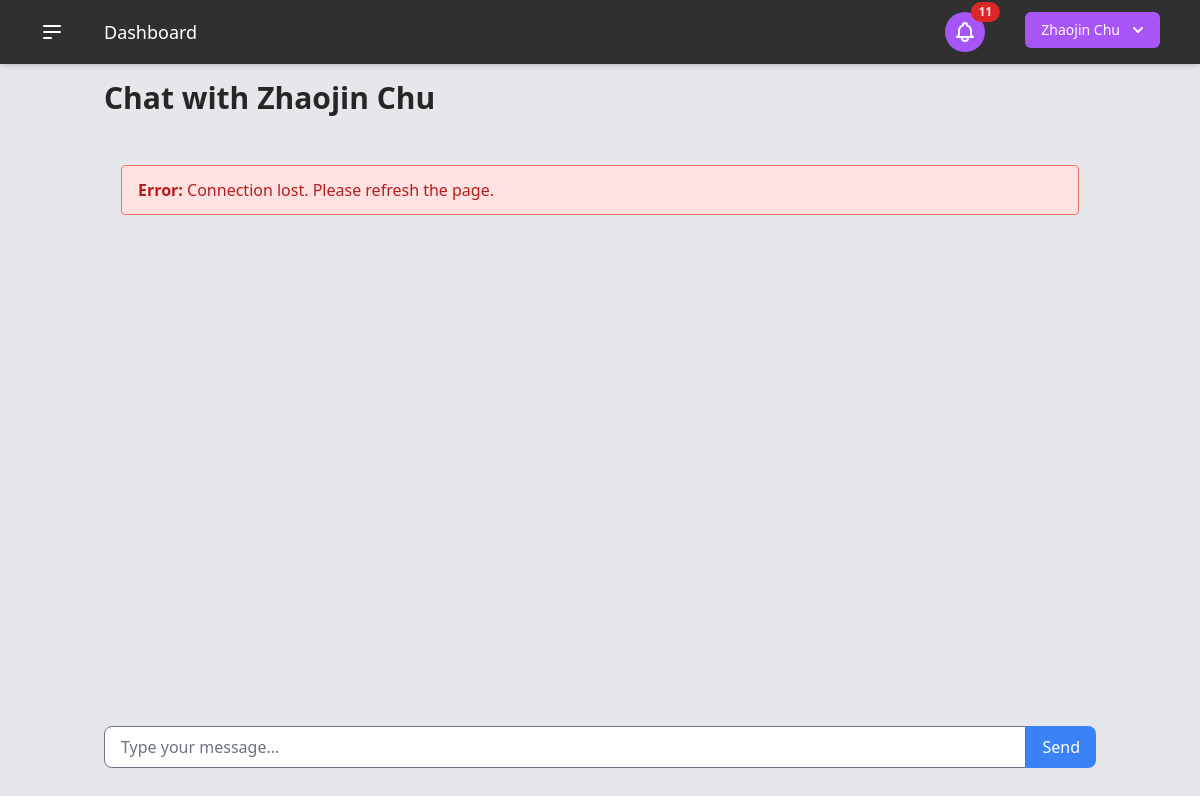
Page /messages/4/ (signed in) on the committed database.
### users/models.py (models this page shows, shortened)
class User(AbstractBaseUser):
    USER_TYPE_CHOICES = (
        (1, "Student"),
        (2, "Teacher"),
    )
    user_type = models.PositiveSmallIntegerField(
        choices=USER_TYPE_CHOICES,
        default=1,
    )
    timezone = models.CharField(max_length=50, default="UTC")
    email = models.EmailField(
        "email address",
        max_length=255,
        unique=True,
        validators=[EmailValidator(message="Enter a valid email address.")],
    )
    first_name = models.CharField(
        "first name",
        max_length=150,
        validators=[
            RegexValidator(r"^[a-zA-Z\s]+$", "Enter a valid first name (letters only).")
        ],
    )
    last_name = models.CharField(
        "last name",
        max_length=150,
        validators=[
            RegexValidator(r"^[a-zA-Z\s]+$", "Enter a valid last name (letters only).")
        ],
    )
    password = models.CharField(
        "password",
        max_length=255,
        validators=[
            MinLengthValidator(8),
            RegexValidator(
                r"^(?=.*[a-z])(?=.*[A-Z])(?=.*\d)[A-Za-z\d]{8,}$",
                "Password must have at least 8 characters, including a number and a capital letter.",
            ),
        ],
    )
    contact_number = PhoneNumberField()
    date_of_birth = models.DateField("date of birth")
    two_factor_enabled = models.BooleanField(default=False)
    two_factor_code = models.CharField(max_length=6, blank=True, null=True)
    two_factor_code_expiry = models.DateTimeField(blank=True, null=True)
    password_reset_token = models.CharField(max_length=100, null=True, blank=True)
    password_reset_token_created_at = models.DateTimeField(null=True, blank=True)
    objects = UserManager()
    USERNAME_FIELD = "email"
    REQUIRED_FIELDS = ["__all__"]
    def get_full_name(self):
        return f"{self.first_name} {self.last_name}"

### communications/views.py (the view)
# urls.py: path("messages/<int:user_id>/", views.direct_message, name="direct_message"),
@login_required
def direct_message(request, user_id):
    other_user = User.objects.get(id=user_id)
    return render(
        request, "communications/direct_message.html", {"other_user": other_user}
    )

### templates/communications/direct_message.html (shortened to what this page needs)
{% extends "_dashboard.html" %}
{% block name %}Chat with {{ other_user.get_full_name }}{% endblock %}
{% block content %}
<div class="flex flex-col h-full">
    <div id="chat-messages" class="flex-1 overflow-y-auto border rounded-lg p-4 space-y-4">
    </div>
    <div class="flex pb-6 pt-2">
        <input type="text" id="chat-message-input" class="flex-grow border rounded-l-lg px-4 py-2 focus:outline-none focus:ring-2 focus:ring-blue-500" placeholder="Type your message...">
        <button id="chat-message-submit" class="bg-blue-500 text-white px-4 py-2 rounded-r-lg hover:bg-blue-600 focus:outline-none focus:ring-2 focus:ring-blue-500">Send</button>
    </div>
</div>
{% endblock %}

### templates/components/current_user.html (shortened to what this page needs)
{% load static %}
<div x-data="{ open: false }" class="relative inline-block text-left mr-4">
    <div>
        <button
            @click="open = !open"
            type="button"
            class="inline-flex justify-center w-full rounded-md shadow-sm px-4 py-2 bg-purple-500 text-sm font-medium text-white hover:bg-purple-600 ring-purple-800"
            id="options-menu"
            aria-haspopup="true"
            x-bind:aria-expanded="open"
        >
            {{ user.first_name }} {{ user.last_name }}
            <svg
                class="-mr-1 ml-2 h-5 w-5"
                xmlns="http://www.w3.org/2000/svg"
                viewBox="0 0 20 20"
                fill="currentColor"
                aria-hidden="true"
            >
                <path
                    fill-rule="evenodd"
                    d="M5.293 7.293a1 1 0 011.414 0L10 10.586l3.293-3.293a1 1 0 111.414 1.414l-4 4a1 1 0 01-1.414 0l-4-4a1 1 0 010-1.414z"
                    clip-rule="evenodd"
                />
            </svg>
        </button>
    </div>
</div>

### rows in the picture
User: first_name "Zhaojin", last_name "Chu"
User: get_full_name "Zhaojin Chu"
